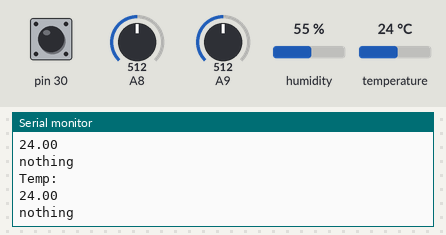
Recording of a sketch running on a simulated Arduino Mega 2560, built with avr-gcc and run on an emulated ATmega2560. On the bench: the last lines printed to the serial monitor. The inputs (shaded band) are chosen by the test bench; at power-on: A8 = 512, A9 = 512, pin 30 HIGH, humidity 55 %, temperature 24 °C.

Above: at 1.3 s.
1.4 s: A8 set to 300
At 1.71 s:
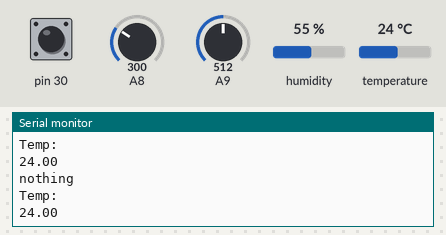
2.9 s: A8 set to 270
At 4.0 s:
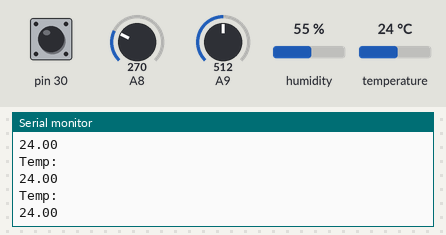
4.4 s: A9 set to 176
5.9 s: A9 set to 149
At 6.54 s:
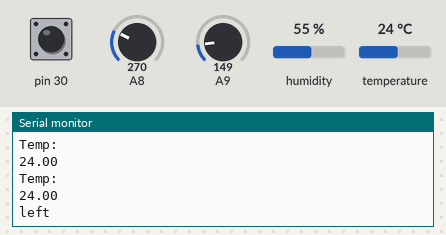

Measured:
- the behaviour switches between 168 and 167 on A9 (found by bisection; images 2 and 3)
- after the input at 5.9 s, the serial monitor: prints a new line after 0.46 s (image 3)

The sketch:

joystick.ino
```cpp
#include "DHT.h" // esto es para el sensor de temperatura
#define DHTTYPE DHT11
const int DHTPin = 44;
DHT dht(DHTPin, DHTTYPE);

int buttonState = 0;

void setup()
{
  pinMode(30,INPUT_PULLUP);
  Serial.begin(9600);
  dht.begin();
}
void loop(){
  int y = 0;
  int joystickyaxispin = analogRead(A8);
  int joystickxaxispin = analogRead(A9);

  //sensor de temperatura
  float t = dht.readTemperature();

  int mappedxaxis = map(joystickxaxispin + 18,0,1023,-6,5);
  int mappedyaxis = map(joystickyaxispin + 18,0,1023,-5,5);
  buttonState = digitalRead(30);

  Serial.println("Temp: ");
  Serial.println(t);
  delay(250);

  if(buttonState == LOW){
    Serial.println("pushed");
    delay(250);
  }
  else if(mappedxaxis == 5){
    Serial.println("right");
    delay(250);
  }
  else if(mappedxaxis == -5 || mappedxaxis == -6){
    Serial.println("left");
    delay(250);
  }
  else if(mappedyaxis == -1 || mappedyaxis == 0 || mappedyaxis == -2 || mappedyaxis == -4){
    Serial.println("nothing");
    delay(250);
  }
  else if(mappedyaxis == -5){
    Serial.println("up");
    delay(250);
  }
  else if(mappedyaxis==5 || mappedyaxis==6){
    Serial.println("down");
    delay(250);
  }

}
```
